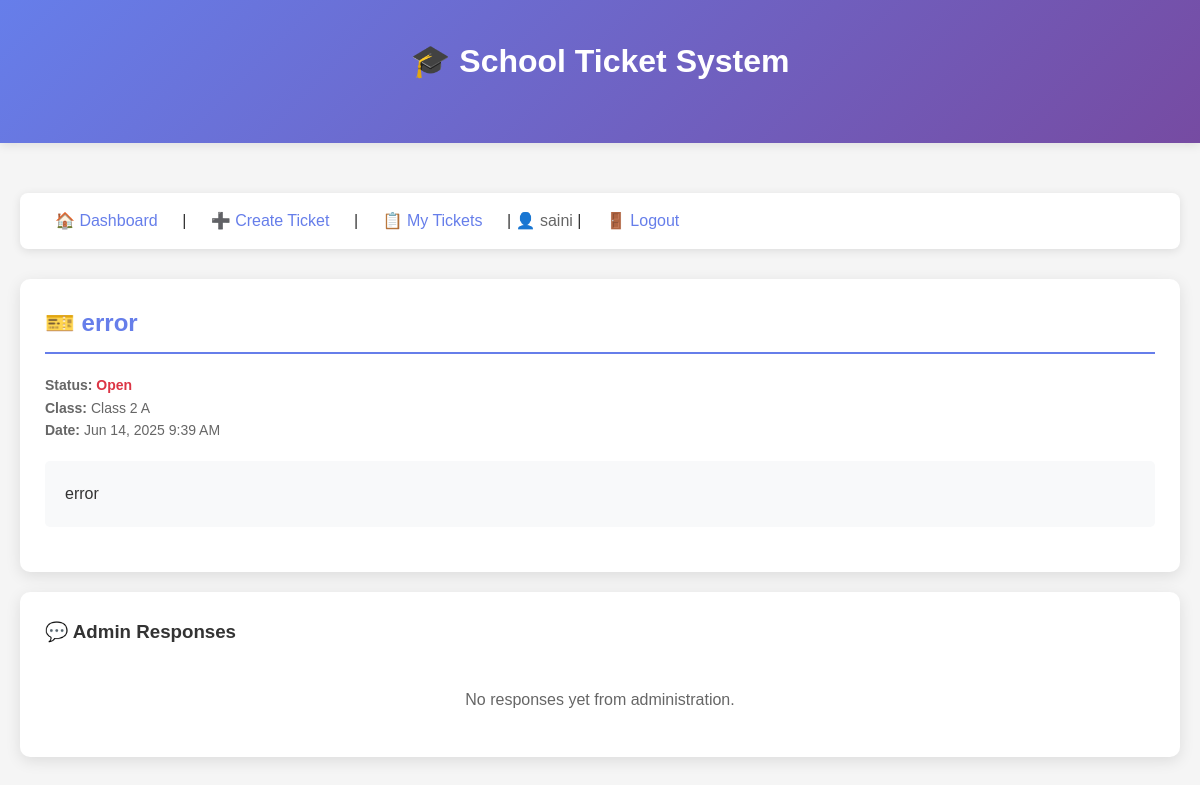
The page /ticket/2/ (signed in) on the database its author committed.
### app/models.py (models this page shows)
class Ticket(models.Model):
    CLASS_CHOICES = [
        ('Nursery A', 'Nursery A'),
        ('Nursery B', 'Nursery B'),
        ('Nursery C', 'Nursery C'),
        ('LKG A', 'LKG A'),
        ('LKG B', 'LKG B'),
        ('LKG C', 'LKG C'),
        ('UKG A', 'UKG A'),
        ('UKG B', 'UKG B'),
        ('UKG C', 'UKG C'),
        ('Class 1 A', 'Class 1 A'),
        ('Class 1 B', 'Class 1 B'),
        ('Class 1 C', 'Class 1 C'),
        ('Class 2 A', 'Class 2 A'),
        ('Class 2 B', 'Class 2 B'),
        ('Class 2 C', 'Class 2 C'),
        ('Class 3 A', 'Class 3 A'),
        ('Class 3 B', 'Class 3 B'),
        ('Class 3 C', 'Class 3 C'),
        ('Class 4 A', 'Class 4 A'),
        ('Class 4 B', 'Class 4 B'),
        ('Class 4 C', 'Class 4 C'),
        ('Class 5 A', 'Class 5 A'),
        ('Class 5 B', 'Class 5 B'),
        ('Class 5 C', 'Class 5 C'),
        ('Class 6 A', 'Class 6 A'),
        ('Class 6 B', 'Class 6 B'),
        ('Class 6 C', 'Class 6 C'),
        ('Class 7 A', 'Class 7 A'),
        ('Class 7 B', 'Class 7 B'),
        ('Class 7 C', 'Class 7 C'),
        ('Class 8 A', 'Class 8 A'),
        ('Class 8 B', 'Class 8 B'),
        ('Class 8 C', 'Class 8 C'),
        ('Class 9 A', 'Class 9 A'),
        ('Class 9 B', 'Class 9 B'),
        ('Class 9 C', 'Class 9 C'),
        ('Class 10 A', 'Class 10 A'),
        ('Class 10 B', 'Class 10 B'),
        ('Class 10 C', 'Class 10 C'),
        ('Class 11 A', 'Class 11 A'),
        ('Class 11 B', 'Class 11 B'),
        ('Class 11 C', 'Class 11 C'),
        ('Class 12 A', 'Class 12 A'),
        ('Class 12 B', 'Class 12 B'),
        ('Class 12 C', 'Class 12 C'),
    ]
    title = models.CharField(max_length=200)
    description = models.TextField()
    class_name = models.CharField(max_length=50, choices=CLASS_CHOICES, null=False, blank=False)
    created_by = models.ForeignKey(User, on_delete=models.CASCADE)
    status = models.CharField(max_length=20, choices=[('open', 'Open'), ('resolved', 'Resolved')], default='open')
    created_at = models.DateTimeField(auto_now_add=True)

### app/views.py (the view)
# urls.py: path('ticket/<int:ticket_id>/', views.ticket_detail, name='ticket_detail'),
@login_required
def ticket_detail(request, ticket_id):
    ticket = get_object_or_404(Ticket, id=ticket_id, created_by=request.user)
    comments = ticket.comments.all()
    return render(request, 'ticket_detail.html', {'ticket': ticket, 'comments': comments})

### app/templates/ticket_detail.html (shortened to what this page needs)
{% load static %}
<!DOCTYPE html>
<html lang="en">
<head>
    <link rel="stylesheet" href="{% static 'css/style.css' %}">
</head>
<body>
    <header>
        <div class="container">
            <h1>🎓 School Ticket System</h1>
        </div>
    </header>
    <div class="container">
        <nav>
            <a href="{% url 'frontend' %}">🏠 Dashboard</a> |
            <a href="{% url 'create_ticket' %}">➕ Create Ticket</a> |
            <a href="{% url 'my_tickets' %}">📋 My Tickets</a> |
            <span style="color: #666;">👤 {{ user.username }}</span> |
            <a href="{% url 'logout' %}">🚪 Logout</a>
        </nav>
        <div class="card">
            <h2>🎫 {{ ticket.title }}</h2>
            <div class="ticket-meta">
                <strong>Status:</strong> <span class="status-{{ ticket.status }}">{{ ticket.status|title }}</span><br>
                <strong>Class:</strong> {{ ticket.class_name }}<br>
                <strong>Date:</strong> {{ ticket.created_at|date:"M d, Y g:i A" }}
            </div>
            <div style="margin: 20px 0; padding: 20px; background: #f8f9fa; border-radius: 5px;">
                <p>{{ ticket.description }}</p>
            </div>
        </div>
        <div class="card">
            <h3>💬 Admin Responses</h3>
            {% if comments %}
                {% for comment in comments %}
                    <div class="comment-box">
                        <strong>{{ comment.user.username }}</strong>
                        <small style="color: #666;">({{ comment.created_at|date:"M d, Y g:i A" }})</small>
                        <p style="margin-top: 10px;">{{ comment.text }}</p>
                    </div>
                {% endfor %}
            {% else %}
                <p style="color: #666; text-align: center; padding: 20px;">No responses yet from administration.</p>
            {% endif %}
        </div>
    </div>
</body>
</html>

### app/static/css/style.css (style rules this page uses)
* { margin: 0; padding: 0; box-sizing: border-box; }
body { font-family: 'Arial', sans-serif; background-color: #f5f5f5; color: #333; line-height: 1.6; }
.container { max-width: 1200px; margin: 0 auto; padding: 20px; }
header { background: linear-gradient(135deg, #667eea 0%, #764ba2 100%); color: white; padding: 1rem 0; margin-bottom: 30px; box-shadow: 0 2px 10px rgba(0,0,0,0.1); }
nav { background: white; padding: 15px; border-radius: 8px; margin-bottom: 30px; box-shadow: 0 2px 10px rgba(0,0,0,0.1); }
nav a { color: #667eea; text-decoration: none; padding: 10px 15px; margin: 0 5px; border-radius: 5px; transition: all 0.3s ease; }
.card { background: white; border-radius: 10px; padding: 25px; margin-bottom: 20px; box-shadow: 0 4px 15px rgba(0,0,0,0.1); transition: transform 0.3s ease; }
.status-open { color: #dc3545; font-weight: bold; }
.ticket-meta { color: #666; font-size: 14px; margin-top: 5px; }
h1, h2, h3 { margin-bottom: 20px; }
h1 { text-align: center; color: white; }
h2 { color: #667eea; border-bottom: 2px solid #667eea; padding-bottom: 10px; }

### rows shown on the page
Ticket: title "error", status "Open", class_name "Class 2 A", created_at "Jun 14, 2025 9:39 AM", description "error"

### other values the page prints
{{ user.username }} "saini"
